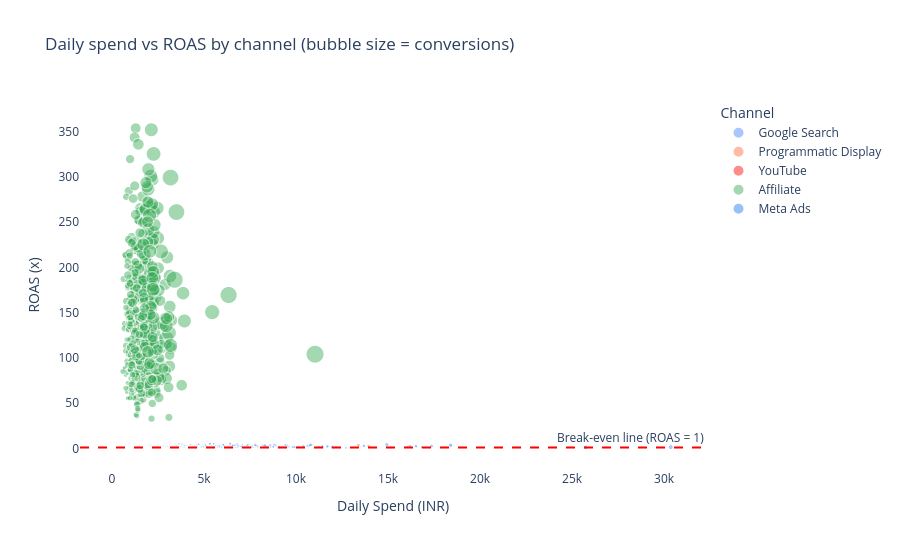

The notebook cell this image was saved under:
### Code cell
print("CHART 3: Spend efficiency scatter — every day, every channel")
print("Business question: Are high-spend days also high-ROAS days, or is there waste?")

fig = px.scatter(
    df[df['spend'] > 100],                  # Filter near-zero spend (Zero Traffic anomalies)
    x          = 'spend',
    y          = 'roas',
    color      = 'channel',
    color_discrete_map = CHANNEL_COLORS,
    opacity    = 0.45,
    size       = 'conversions',
    size_max   = 18,
    hover_data = ['date', 'channel', 'spend', 'revenue', 'conversions', 'anomaly_type'],
    labels     = {'spend': 'Daily Spend (INR)', 'roas': 'ROAS (x)', 'channel': 'Channel'},
    title      = 'Daily spend vs ROAS by channel (bubble size = conversions)',
)

fig.add_hline(
    y          = 1.0,
    line_dash  = 'dash',
    line_color = 'red',
    annotation_text = 'Break-even line (ROAS = 1)',
    annotation_position = 'top right'
)

fig.update_layout(
    height      = 550,
    plot_bgcolor = 'white',
    paper_bgcolor = 'white',
    legend_title  = 'Channel',
)

fig.write_html('../outputs/eda_charts/03_spend_roas_scatter.html')
fig.show()

print("\nSaved: outputs/eda_charts/03_spend_roas_scatter.html (interactive)")
print("""
BUSINESS INSIGHT:
  -> Points below the red line = days where the channel LOST money (revenue < spend).
  -> Large bubbles above the line = high-volume, profitable days — replicate these.
  -> Clusters of small bubbles at high spend but low ROAS = budget being wasted
     on low-quality inventory or audiences.
  -> Hover over any outlier point — it shows the exact date. Cross-reference
     with your anomaly log to understand why.
""")

### Figure 1 — Plotly figure (JSON) as saved in the notebook; plotly's stock layout.template omitted (floating-point values rounded to 4 significant figures; data arrays with more than 128 entries replaced by an {"elided": "..."} marker saying what was removed)
{"data": [{"customdata": {"elided": "540x5 mixed values"}, "hovertemplate": "Channel=%{customdata[1]}<br>Daily Spend (INR)=%{x}<br>ROAS (x)=%{y}<br>conversions=%{customdata[3]}<br>date=%{customdata[0]}<br>revenue=%{customdata[2]}<br>anomaly_type=%{customdata[4]}<extra></extra>", "legendgroup": "Google Search", "marker": {"color": "#4285F4", "opacity": 0.45, "size": {"elided": "540 int values"}, "sizemode": "area", "sizeref": 1.512, "symbol": "circle"}, "mode": "markers", "name": "Google Search", "showlegend": true, "type": "scattergl", "x": {"elided": "540 float values"}, "xaxis": "x", "y": {"elided": "540 float values"}, "yaxis": "y"}, {"customdata": {"elided": "545x5 mixed values"}, "hovertemplate": "Channel=%{customdata[1]}<br>Daily Spend (INR)=%{x}<br>ROAS (x)=%{y}<br>conversions=%{customdata[3]}<br>date=%{customdata[0]}<br>revenue=%{customdata[2]}<br>anomaly_type=%{customdata[4]}<extra></extra>", "legendgroup": "Programmatic Display", "marker": {"color": "#FF6B35", "opacity": 0.45, "size": {"elided": "545 int values"}, "sizemode": "area", "sizeref": 1.512, "symbol": "circle"}, "mode": "markers", "name": "Programmatic Display", "showlegend": true, "type": "scattergl", "x": {"elided": "545 float values"}, "xaxis": "x", "y": {"elided": "545 float values"}, "yaxis": "y"}, {"customdata": {"elided": "545x5 mixed values"}, "hovertemplate": "Channel=%{customdata[1]}<br>Daily Spend (INR)=%{x}<br>ROAS (x)=%{y}<br>conversions=%{customdata[3]}<br>date=%{customdata[0]}<br>revenue=%{customdata[2]}<br>anomaly_type=%{customdata[4]}<extra></extra>", "legendgroup": "YouTube", "marker": {"color": "#FF0000", "opacity": 0.45, "size": {"elided": "545 int values"}, "sizemode": "area", "sizeref": 1.512, "symbol": "circle"}, "mode": "markers", "name": "YouTube", "showlegend": true, "type": "scattergl", "x": {"elided": "545 float values"}, "xaxis": "x", "y": {"elided": "545 float values"}, "yaxis": "y"}, {"customdata": {"elided": "547x5 mixed values"}, "hovertemplate": "Channel=%{customdata[1]}<br>Daily Spend (INR)=%{x}<br>ROAS (x)=%{y}<br>conversions=%{customdata[3]}<br>date=%{customdata[0]}<br>revenue=%{customdata[2]}<br>anomaly_type=%{customdata[4]}<extra></extra>", "legendgroup": "Affiliate", "marker": {"color": "#34A853", "opacity": 0.45, "size": {"elided": "547 int values"}, "sizemode": "area", "sizeref": 1.512, "symbol": "circle"}, "mode": "markers", "name": "Affiliate", "showlegend": true, "type": "scattergl", "x": {"elided": "547 float values"}, "xaxis": "x", "y": {"elided": "547 float values"}, "yaxis": "y"}, {"customdata": {"elided": "547x5 mixed values"}, "hovertemplate": "Channel=%{customdata[1]}<br>Daily Spend (INR)=%{x}<br>ROAS (x)=%{y}<br>conversions=%{customdata[3]}<br>date=%{customdata[0]}<br>revenue=%{customdata[2]}<br>anomaly_type=%{customdata[4]}<extra></extra>", "legendgroup": "Meta Ads", "marker": {"color": "#1877F2", "opacity": 0.45, "size": {"elided": "547 int values"}, "sizemode": "area", "sizeref": 1.512, "symbol": "circle"}, "mode": "markers", "name": "Meta Ads", "showlegend": true, "type": "scattergl", "x": {"elided": "547 float values"}, "xaxis": "x", "y": {"elided": "547 float values"}, "yaxis": "y"}], "layout": {"annotations": [{"showarrow": false, "text": "Break-even line (ROAS = 1)", "x": 1, "xanchor": "right", "xref": "x domain", "y": 1, "yanchor": "bottom", "yref": "y"}], "height": 550, "legend": {"itemsizing": "constant", "title": {"text": "Channel"}, "tracegroupgap": 0}, "paper_bgcolor": "white", "plot_bgcolor": "white", "shapes": [{"line": {"color": "red", "dash": "dash"}, "type": "line", "x0": 0, "x1": 1, "xref": "x domain", "y0": 1, "y1": 1, "yref": "y"}], "title": {"text": "Daily spend vs ROAS by channel (bubble size = conversions)"}, "xaxis": {"anchor": "y", "domain": [0, 1], "title": {"text": "Daily Spend (INR)"}}, "yaxis": {"anchor": "x", "domain": [0, 1], "title": {"text": "ROAS (x)"}}}}
